Frame 1 (no input): blank canvas, image omitted
Frame 60 (the mouse pressed at the canvas centre just before this capture): blank canvas, image omitted
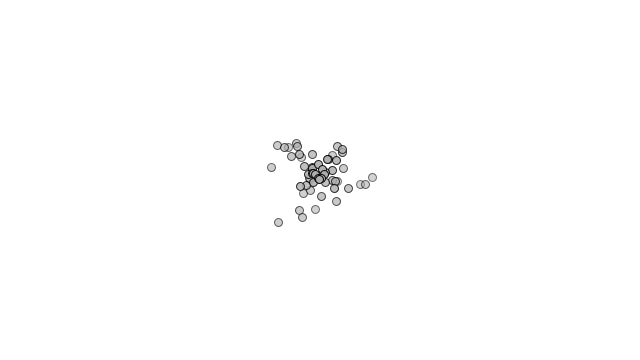
Frame 120 (the mouse held since frame 60 and released just before this capture)

The Processing sketch whose frames 1 and 60 were blank and that drew this single picture after the mouse press (run headless with seeded random() and noise(); from frame 60 on, the mouse is pressed at the canvas centre):

// Processing sketch: ParticleSystem_proto
// ── ParticleSystem_proto.pde
import java.util.Iterator;

ArrayList<ParticleSystem> systems;
ParticleSystem ps;
ArrayList<Particle> particles;

void setup(){
  size(640, 360);
  systems = new ArrayList<ParticleSystem>();
//  ps = new ParticleSystem(new PVector(width/2, 50));
//  particles = new ArrayList<Particle>();
}

void draw(){
  background(255);
  for (ParticleSystem ps: systems){
    ps.run();
    ps.addParticle();
  }
//  ps.run();
//  ps.addParticle();
/*  
  particles.add(new Particle(new PVector(width/2, 50)));
  
  Iterator<Particle> it = particles.iterator();
  while(it.hasNext()){
    Particle p = it.next();
    p.run();
    if (p.isDead()){
      it.remove();
    }
  }
*/
}

void mousePressed(){
  systems.add(new ParticleSystem(new PVector(mouseX, mouseY)));
}

class Particle {
  PVector location;
  PVector velocity;
  PVector acceleration;
  float lifespan;
  
  Particle(PVector l){
    acceleration = new PVector(0, 0.05);
    velocity = new PVector(random(-1,1), random(-2,0));
    location = l.get();
    lifespan = 255;
  }
  
  void run(){
    update();
    display();
  }
  
  void update(){
    velocity.add(acceleration);
    location.add(velocity);
    lifespan -= 2.0;
  }
  
  void display(){
    stroke(0, lifespan);
    fill(175, lifespan);
    ellipse(location.x, location.y, 8,8);
  }
  
  boolean isDead(){
    if(lifespan < 0.0){
      return true;
    } else {
      return false;
    }
  }
}  

class ParticleSystem {
  ArrayList<Particle> particles;
  PVector origin;
  
  ParticleSystem(PVector location){
    origin = location.get();
    particles = new ArrayList();
  }
  
  void addParticle() {
    particles.add(new Particle(origin));
  }
  
  void run() {
    Iterator<Particle> it = particles.iterator();
    while(it.hasNext()){
      Particle p = it.next();
      p.run();
      if (p.isDead()){
        it.remove();
      }
    } 
  }
}
